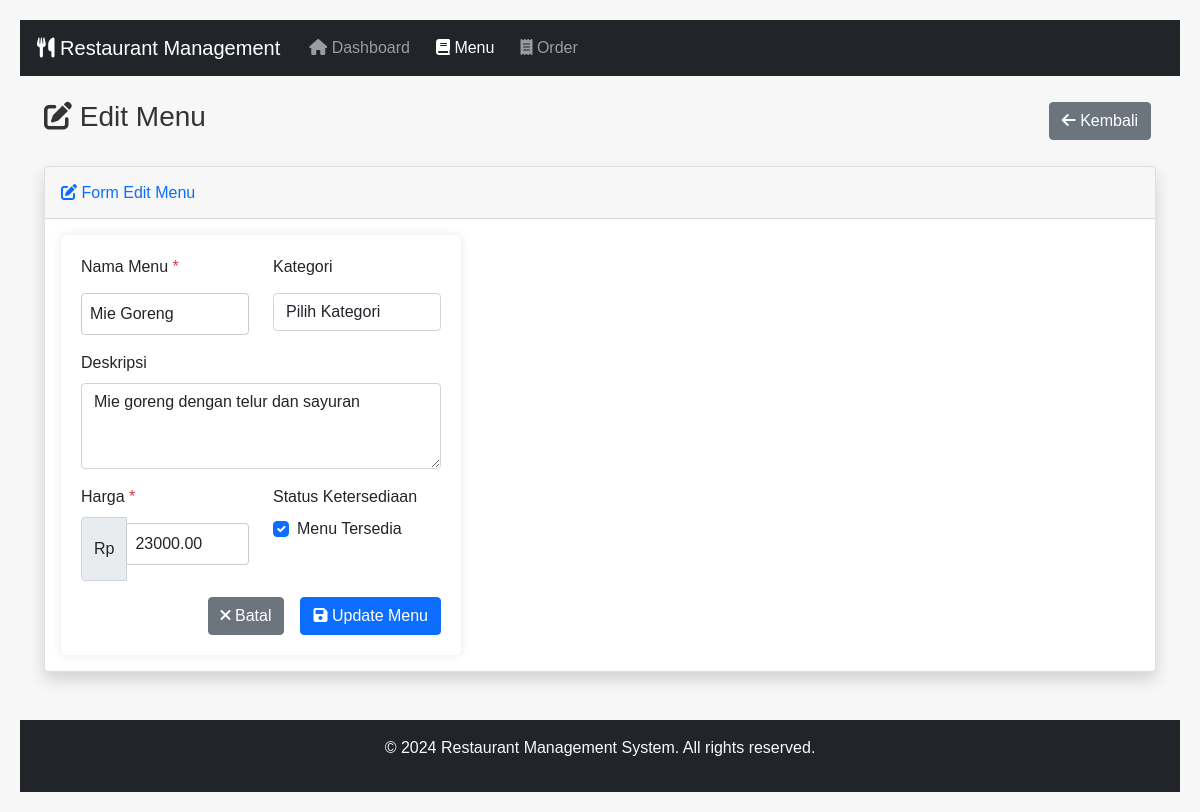
The app's page /index.php?page=menu&action=edit&id=2 with its own data.
### tables this page shows
CREATE TABLE IF NOT EXISTS menu (
    id INT AUTO_INCREMENT PRIMARY KEY,
    name VARCHAR(100) NOT NULL,
    description TEXT,
    price DECIMAL(10, 2) NOT NULL,
    category VARCHAR(50),
    is_available BOOLEAN DEFAULT TRUE,
    created_at TIMESTAMP DEFAULT CURRENT_TIMESTAMP
);

### viewmodels/MenuViewModel.php (called while the page is built, shortened)
<?php
class MenuViewModel {
    private $model;
    public function __construct($db) {
        $this->model = new MenuModel($db);
    }
    public function getMenuById($id) {
        $this->model->id = $id;
        if($this->model->getOne()) {
            return $this->model;
        }
        return null;
    }
}

### models/MenuModel.php (called while the page is built, shortened)
<?php
class MenuModel {
    private $conn;
    private $table_name = "menu";
    public $id;
    public function __construct($db) {
        $this->conn = $db;
    }
    public function getOne() {
        $query = "SELECT * FROM " . $this->table_name . " WHERE id = :id LIMIT 1";
        $stmt = $this->conn->prepare($query);
        $stmt->bindParam(":id", $this->id);
        $stmt->execute();
        $row = $stmt->fetch();
        if($row) {
            $this->name = $row['name'];
            $this->description = $row['description'];
            $this->price = $row['price'];
            $this->is_available = $row['is_available'];
            return true;
        }
        return false;
    }
}

### views/menu/edit.php (the view, shortened to what this page needs)
<?php
$menuViewModel = new MenuViewModel($db);
$menuId = isset($_GET['id']) ? $_GET['id'] : null;
$menu = $menuViewModel->getMenuById($menuId);
?>
<div class="container-fluid">
    <div class="row">
        <div class="col-12">
            <div class="d-flex justify-content-between align-items-center mb-4">
                <h1 class="h3">
                    <i class="fas fa-edit"></i> Edit Menu
                </h1>
                <a href="index.php?page=menu" class="btn btn-secondary">
                    <i class="fas fa-arrow-left"></i> Kembali
                </a>
            </div>
        </div>
    </div>
    <div class="card shadow">
        <div class="card-header py-3">
            <h6 class="m-0 font-weight-bold text-primary">
                <i class="fas fa-edit"></i> Form Edit Menu
            </h6>
        </div>
        <div class="card-body">
            <form method="POST" action="">
                <div class="row">
                    <div class="col-md-6">
                        <div class="mb-3">
                            <label for="name" class="form-label">Nama Menu <span class="text-danger">*</span></label>
                            <input type="text" class="form-control" id="name" name="name"
                                   value="<?php echo htmlspecialchars($menu->name); ?>" required>
                        </div>
                    </div>
                    <div class="col-md-6">
                        <div class="mb-3">
                            <label for="category" class="form-label">Kategori</label>
                            <select class="form-control" id="category" name="category">
                                <option value="">Pilih Kategori</option>
                            </select>
                        </div>
                    </div>
                </div>
                <div class="mb-3">
                    <label for="description" class="form-label">Deskripsi</label>
                    <textarea class="form-control" id="description" name="description" rows="3"><?php echo htmlspecialchars($menu->description); ?></textarea>
                </div>
                <div class="row">
                    <div class="col-md-6">
                        <div class="mb-3">
                            <label for="price" class="form-label">Harga <span class="text-danger">*</span></label>
                            <div class="input-group">
                                <span class="input-group-text">Rp</span>
                                <input type="number" class="form-control" id="price" name="price"
                                       value="<?php echo $menu->price; ?>" min="0" step="1000" required>
                            </div>
                        </div>
                    </div>
                    <div class="col-md-6">
                        <div class="mb-3">
                            <label class="form-label">Status Ketersediaan</label>
                            <div class="form-check">
                                <input class="form-check-input" type="checkbox" id="is_available" name="is_available"
                                       <?php echo $menu->is_available ? 'checked' : ''; ?>>
                                <label class="form-check-label" for="is_available">
                                    Menu Tersedia
                                </label>
                            </div>
                        </div>
                    </div>
                </div>
                <div class="d-grid gap-2 d-md-flex justify-content-md-end">
                    <a href="index.php?page=menu" class="btn btn-secondary me-md-2">
                        <i class="fas fa-times"></i> Batal
                    </a>
                    <button type="submit" class="btn btn-primary">
                        <i class="fas fa-save"></i> Update Menu
                    </button>
                </div>
            </form>
        </div>
    </div>
</div>

### assets/css/style.css (style rules this page uses)
body { font-family: Arial, sans-serif; margin: 20px; background-color: #f7f7f7; }
h1 { color: #333; }
a { color: #007BFF; text-decoration: none; margin: 0 5px; }
form { background-color: white; padding: 20px; width: 400px; box-shadow: 0 0 10px rgba(0,0,0,0.1); border-radius: 6px; }
input[type="text"], input[type="number"], input[type="date"], select { width: 100%; padding: 8px; margin: 6px 0 16px 0; border: 1px solid #ccc; border-radius: 4px; }
button { background-color: #4CAF50; color: white; padding: 10px 16px; border: none; border-radius: 4px; cursor: pointer; }

### records on screen
menu: name "Mie Goreng", description "Mie goreng dengan telur dan sayuran", price "23000.00", is_available "☑"
